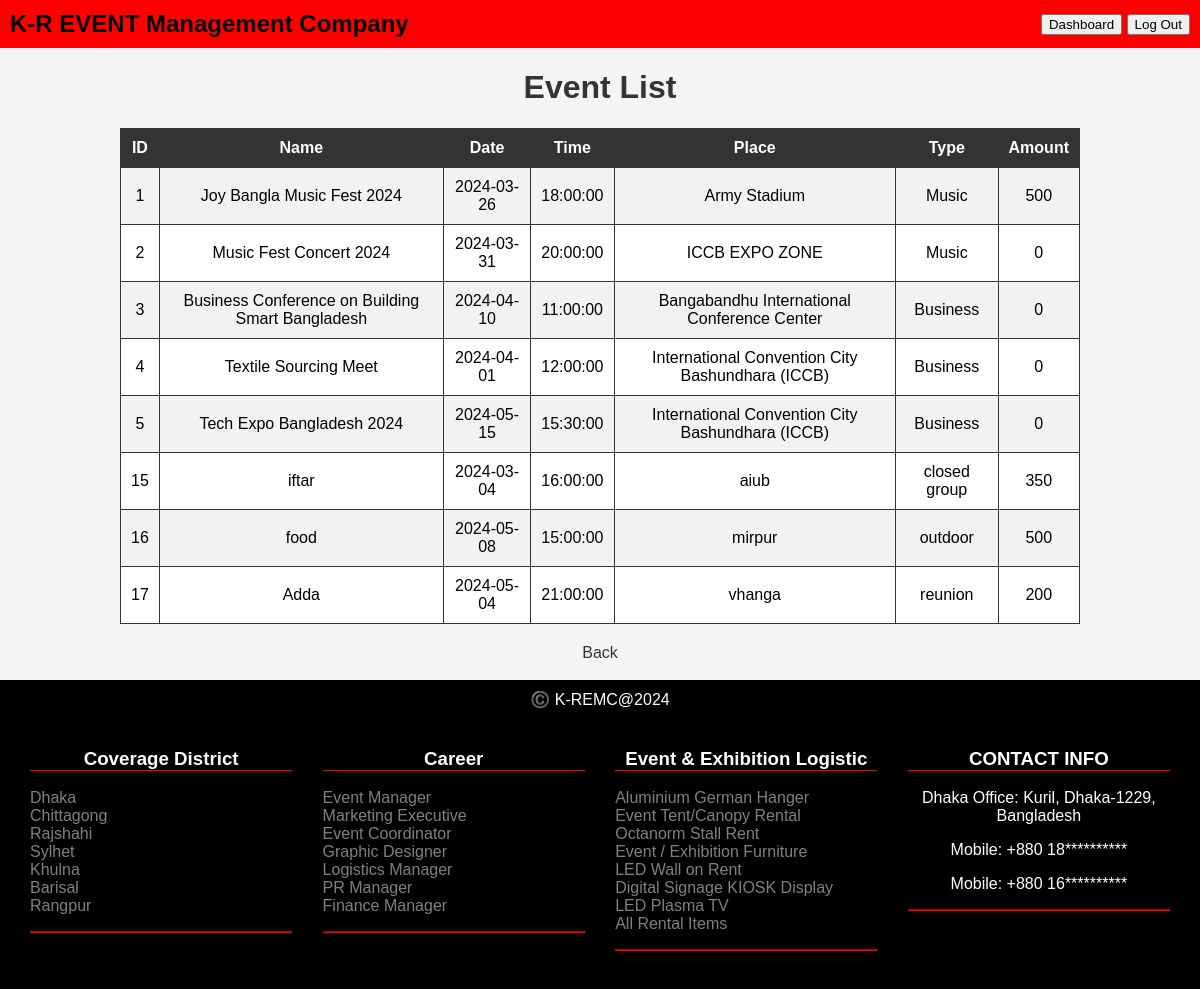
Page /view/customer_event.php (signed in) on the committed database.
### tables this page shows
CREATE TABLE `events` (
  `id` int(11) NOT NULL,
  `event_name` varchar(255) NOT NULL,
  `event_date` date NOT NULL,
  `event_time` time NOT NULL,
  `event_place` varchar(255) NOT NULL,
  `event_type` varchar(100) NOT NULL,
  `amount` int(50) NOT NULL
);

### model/userModel.php (called while the page is built, shortened)
<?php
    function getAllEvents(){
        $con = dbConnection();
        $sql = "SELECT * FROM events";
        $result = mysqli_query($con, $sql);
        $events = [];
        while($row = mysqli_fetch_assoc($result)){
            array_push($events, $row);
        }
        return $events;
    }
?>

### view/customer_event.php (the view, shortened to what this page needs)
<?php
    require_once('../model/userModel.php');
    $events = getAllEvents();
?>
<!DOCTYPE html>
<html lang="en">
<head>
    <div style="background-color: red; padding: 10px; display: flex; justify-content: space-between; align-items: center;">
     <div style="font-weight: bold; font-size: 24px; font-family: 'Arial', sans-serif;">K-R EVENT Management Company</div>
            <div class="btn-container">
                <a href="customer_profile.php" style="text-decoration: none;">
                    <button>Dashboard</button>
                </a>
                <a href="home.php" style="text-decoration: none;">
                    <button>Log Out</button>
                </a>
            </div>
        </div>
</head>
<body>
    <h1>Event List</h1>
    <table border="1" align="center">
        <tr>
            <th>ID</th>
            <th>Name</th>
            <th>Date</th>
            <th>Time</th>
            <th>Place</th>
            <th>Type</th>
            <th>Amount</th>
        </tr>
        <?php foreach($events as $event): ?>
        <tr>
            <td><?php echo $event['id']; ?></td>
            <td><?php echo $event['event_name']; ?></td>
            <td><?php echo $event['event_date']; ?></td>
            <td><?php echo $event['event_time']; ?></td>
            <td><?php echo $event['event_place']; ?></td>
            <td><?php echo $event['event_type']; ?></td>
            <td><?php echo $event['amount']; ?></td>
        </tr>
        <?php endforeach; ?>
    </table>
    <div style=" text-align: center;">
    <a href="customer_home.php" class="back-btn">Back</a>
    <br>
    <br>
    <div style="background-color: black; color: white; text-align: center; padding: 10px;">
    ©️ K-REMC@2024
        <div style="display: flex; justify-content: space-between; padding: 20px;">
            <div style="width: 23%;">
                <h3 style="color: white; border-bottom: 1px solid red;">Coverage District</h3>
                <ul style="list-style-type: none; color: gray; padding: 0;text-align: left;">
                    <li>Dhaka</li>
                    <li>Chittagong</li>
                    <li>Rajshahi</li>
                    <li>Sylhet</li>
                    <li>Khulna</li>
                    <li>Barisal</li>
                    <li>Rangpur</li>
                </ul>
                <hr style="border-color: red;">
            </div>
            <div style="width: 23%;">
                <h3 style="color: white; border-bottom: 1px solid red;">Career</h3>
                <ul style="list-style-type: none; color: gray; padding: 0;text-align: left;">
                    <li>Event Manager</li>
                    <li>Marketing Executive</li>
                    <li>Event Coordinator</li>
                    <li>Graphic Designer</li>
                    <li>Logistics Manager</li>
                    <li>PR Manager</li>
                    <li>Finance Manager</li>
                </ul>
                <hr style="border-color: red;">
            </div>
            <div style="width: 23%;">
                <h3 style="color: white; border-bottom: 1px solid red;">Event & Exhibition Logistic</h3>
                <ul style="list-style-type: none; color: gray; padding: 0;text-align: left;  ">
                    <li>Aluminium German Hanger</li>
                    <li>Event Tent/Canopy Rental</li>
                    <li>Octanorm Stall Rent</li>
                    <li>Event / Exhibition Furniture</li>
                    <li>LED Wall on Rent</li>
                    <li>Digital Signage KIOSK Display</li>
                    <li>LED Plasma TV</li>
                    <li>All Rental Items</li>
                </ul>
                <hr style="border-color: red;">
            </div>
            <div style="width: 23%;">
            <h3 style="color: white; border-bottom: 1px solid red;">CONTACT INFO</h3>
            <p style="color: white;">Dhaka Office: Kuril, Dhaka-1229, Bangladesh</p>
            <p style="color: white;">Mobile: +880 18**********</p>
            <p style="color: white;">Mobile: +880 16**********</p>
            <hr style="border-color: red;">
        </div>
    </div>
</div>
</body>
</html>

### view/customer_event.php (style rules this page uses)
body { font-family: Arial, sans-serif; margin: 0; padding: 0; background-color: #f4f4f4; }
h1 { text-align: center; color: #333; }
table { width: 80%; margin: 20px auto; border-collapse: collapse; border: 1px solid #333; background-color: #fff; }
th, td { padding: 10px; text-align: center; border: 1px solid #333; }
th { background-color: #333; color: #fff; }
tr:nth-child(even) { background-color: #f2f2f2; }
a { text-decoration: none; color: #333; }

### rows in the picture
events: id "1", event_name "Joy Bangla Music Fest 2024", event_date "2024-03-26", event_time "18:00:00", event_place "Army Stadium", event_type "Music", amount "500"
events: id "2", event_name "Music Fest Concert 2024", event_date "2024-03-31", event_time "20:00:00", event_place "ICCB EXPO ZONE", event_type "Music", amount "0"
events: id "3", event_name "Business Conference on Building Smart Bangladesh", event_date "2024-04-10", event_time "11:00:00", event_place "Bangabandhu International Conference Center", event_type "Business", amount "0"
events: id "4", event_name "Textile Sourcing Meet", event_date "2024-04-01", event_time "12:00:00", event_place "International Convention City Bashundhara (ICCB)", event_type "Business", amount "0"
events: id "5", event_name "Tech Expo Bangladesh 2024", event_date "2024-05-15", event_time "15:30:00", event_place "International Convention City Bashundhara (ICCB)", event_type "Business", amount "0"
events: id "15", event_name "iftar", event_date "2024-03-04", event_time "16:00:00", event_place "aiub", event_type "closed group", amount "350"
events: id "16", event_name "food", event_date "2024-05-08", event_time "15:00:00", event_place "mirpur", event_type "outdoor", amount "500"
events: id "17", event_name "Adda", event_date "2024-05-04", event_time "21:00:00", event_place "vhanga", event_type "reunion", amount "200"
